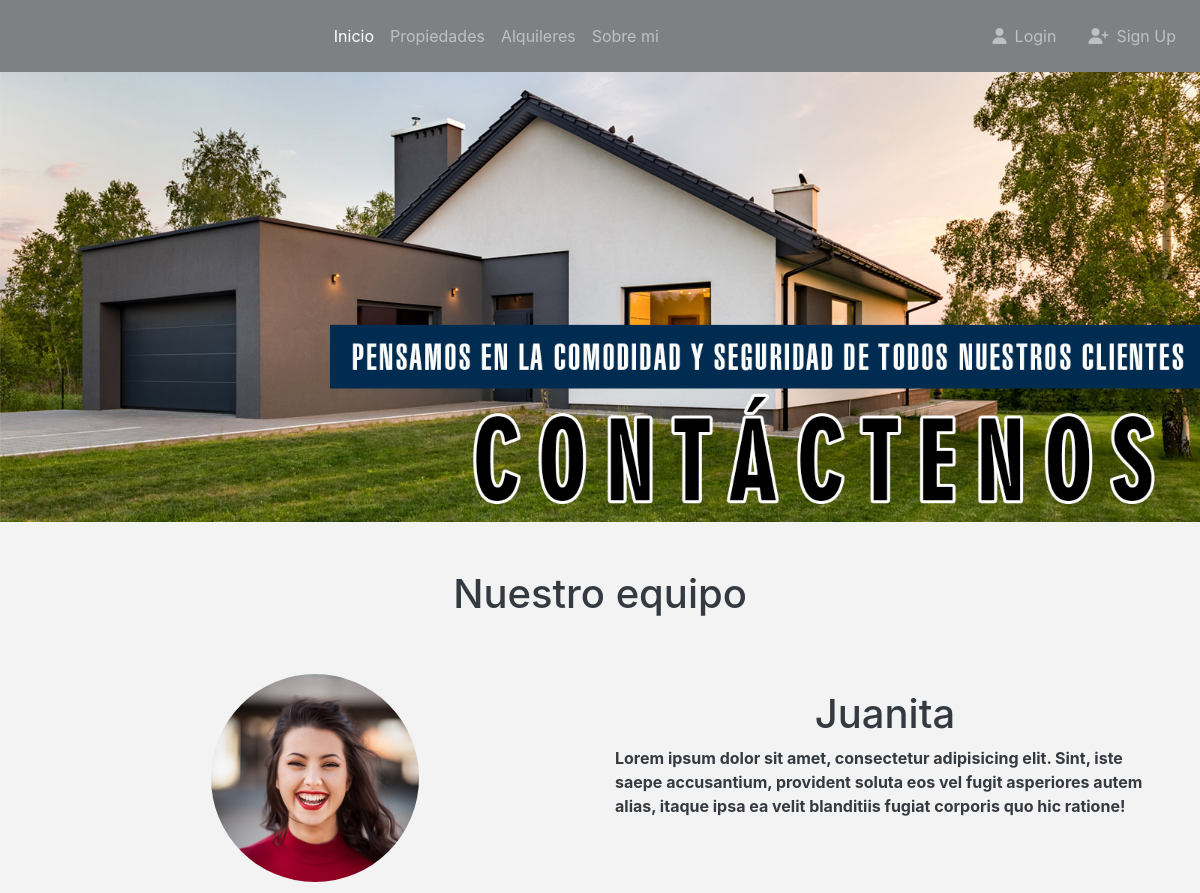
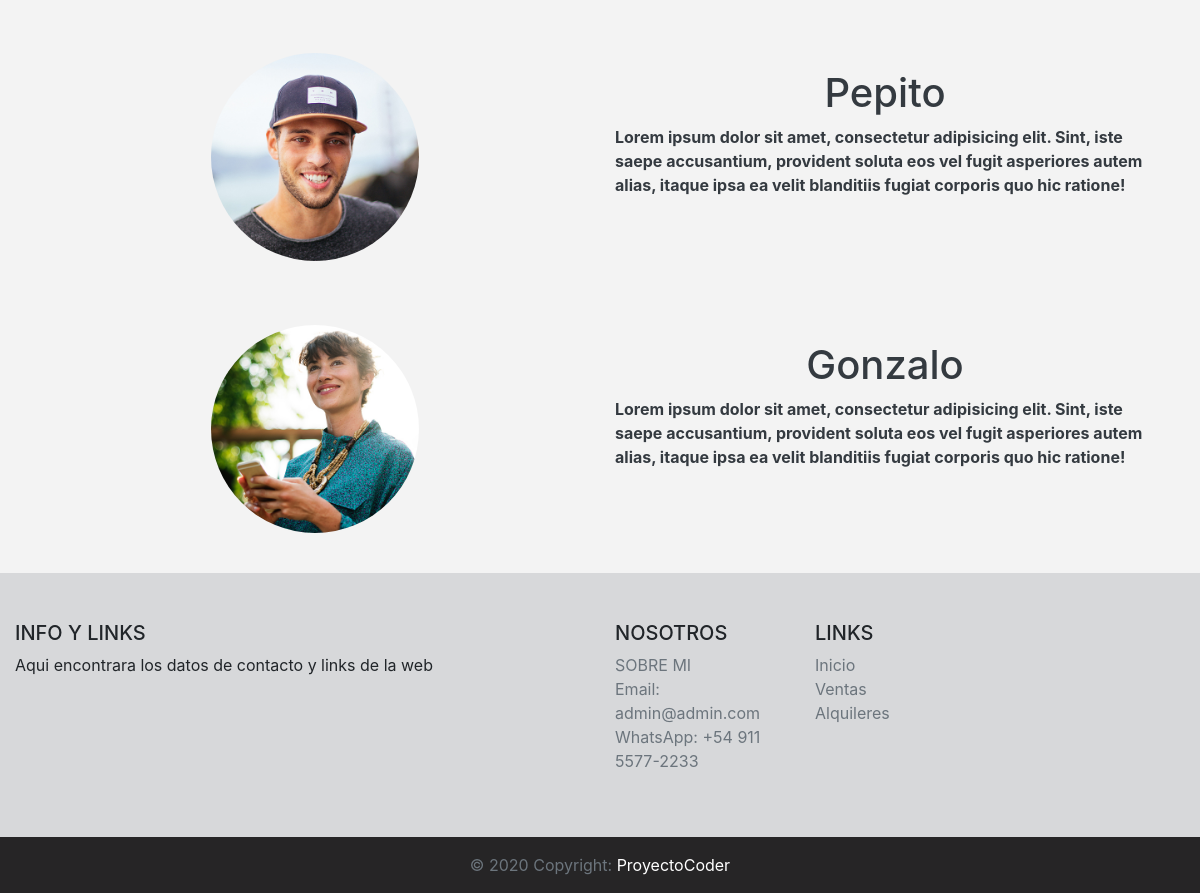
The page / on the database its author committed (2 pictures, top to bottom).
### data/models.py (models this page shows, shortened)
class IndexChange(models.Model):
    background = models.ImageField(upload_to='index_image', null=True, blank=True, verbose_name='Imagen Principal')
    team = models.CharField(max_length=50, null=True, blank=True, verbose_name='Titulo de equipo')
    img1 = models.ImageField(upload_to='index_image', null=True, blank=True)
    title1 = models.CharField(max_length=50, null=True, blank=True, verbose_name='Persona 1')
    description1 = models.CharField(max_length=300, null=True, blank=True)
    img2 = models.ImageField(upload_to='index_image', null=True, blank=True)
    title2 = models.CharField(max_length=50, null=True, blank=True, verbose_name='Persona 2')
    description2 = models.CharField(max_length=300, null=True, blank=True)
    img3 = models.ImageField(upload_to='index_image', null=True, blank=True)
    title3 = models.CharField(max_length=50, null=True, blank=True, verbose_name='Persona 3')
    description3 = models.CharField(max_length=300, null=True, blank=True)
    class Meta:
        verbose_name = 'Modificacion'
        verbose_name_plural = 'Modificaciones'

### Proyecto01/views.py (the view)
# urls.py: path('', index, name = 'index'),
def index(request):
    data = IndexChange.objects.all()
    context = {
        'data': data,
    }
    return render(request, 'index.html', context=context)

### templates/index.html (shortened to what this page needs)
{% extends 'base.html' %}
{% block index %}
    <li class="nav-item active">
{% endblock %}
{% block content %}
    {% for dat in data %}
        <div>
        {% if dat.background.url != '' %}
            <img src="{{ dat.background.url }}" class="w-100">
        {% endif %}
        </div>
        <section>
            <div class="container mt-5">
                <div class="row">
                    <div class="col text-dark text-center"><h1>{{ dat.team }}</h1></div>
                </div>
                <div class="row mt-5">
                    <div class="col-lg-6">
                        <div class="rounded-circle text-center">
                            {% if dat.img1 != '' %}
                            <img class="rounded-circle mb-3" src="{{ dat.img1.url }}" style="width: 13rem;">
                            {% endif %}
                        </div>
                    </div>
                    <div class="col-lg-6 text-dark ">
                        <h1 class="text-center mt-3">{{ dat.title1 }}</h1>
                        <p class="font-weight-bold text-left">{{ dat.description1 }}</p>
                    </div>
                </div>
                <div class="row mt-5">
                    <div class="col-lg-6">
                        <div class="rounded-circle text-center">
                            {% if dat.img2 != '' %}
                            <img class="rounded-circle mb-3" src="{{ dat.img2.url }}" style="width: 13rem;">
                            {% endif %}
                        </div>
                    </div>
                    <div class="col-lg-6 text-dark ">
                        <h1 class="text-center mt-3">{{ dat.title2 }}</h1>
                        <p class="font-weight-bold text-left">{{ dat.description2 }}</p>
                    </div>
                </div>
                <div class="row mt-5">
                    <div class="col-lg-6">
                        <div class="rounded-circle text-center">
                            {% if dat.img3 != '' %}
                            <img class="rounded-circle mb-3" src="{{ dat.img3.url }}" style="width: 13rem;">
                            {% endif %}
                        </div>
                    </div>
                    <div class="col-lg-6 text-dark ">
                        <h1 class="text-center mt-3">{{ dat.title3 }}</h1>
                        <p class="font-weight-bold text-left">{{ dat.description3 }}</p>
                    </div>
                </div>
            </div>
        </section>
    {% endfor %}
{% endblock %}

### rows shown on the page
IndexChange: background (picture), team "Nuestro equipo", img1 (picture), title1 "Juanita", description1 "Lorem ipsum dolor sit amet, consectetur adipisicing elit. Sint, iste saepe accusantium, provident soluta eos vel fugit asperiores autem alias, itaque ipsa ea velit blanditiis fugiat corporis quo hic ratione!", img2 (picture), title2 "Pepito", description2 "Lorem ipsum dolor sit amet, consectetur adipisicing elit. Sint, iste saepe accusantium, provident soluta eos vel fugit asperiores autem alias, itaque ipsa ea velit blanditiis fugiat corporis quo hic ratione!", img3 (picture), title3 "Gonzalo", description3 "Lorem ipsum dolor sit amet, consectetur adipisicing elit. Sint, iste saepe accusantium, provident soluta eos vel fugit asperiores autem alias, itaque ipsa ea velit blanditiis fugiat corporis quo hic ratione!"
